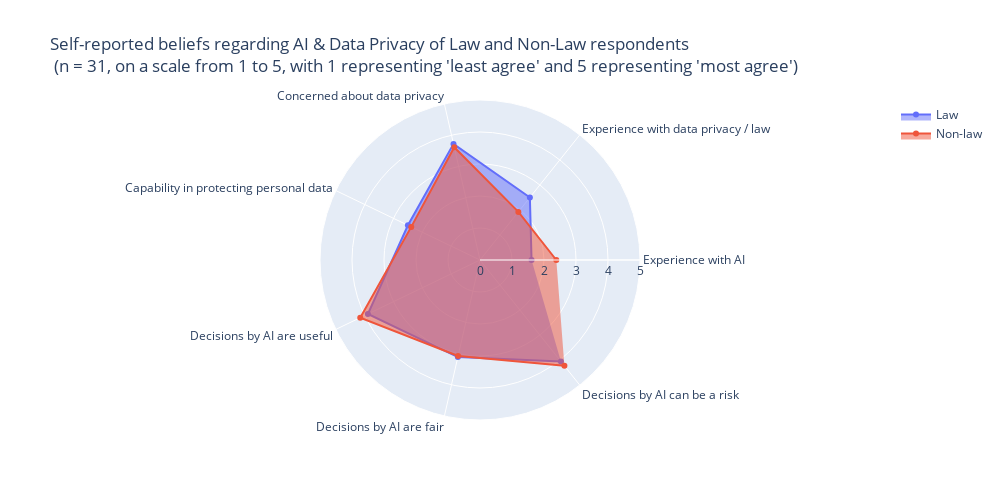

Write notebook code for a chart like this one.
### Code cell
plot_2_radar_charts(mean_demographic_law, mean_demographic_nonlaw, "Law", "Non-law", feature_names_demographic, [0, 5], title = "Self-reported beliefs regarding AI & Data Privacy of Law and Non-Law respondents <br> (n = 31, on a scale from 1 to 5, with 1 representing 'least agree' and 5 representing 'most agree')")

### Figure 1 — Plotly figure (JSON) as saved in the notebook; plotly's stock layout.template omitted (floating-point values rounded to 4 significant figures)
{"data": [{"fill": "toself", "name": "Law", "r": [1.611, 2.5, 3.722, 2.5, 3.889, 3.111, 4.056], "theta": ["Experience with AI", "Experience with data privacy / law", "Concerned about data privacy", "Capability in protecting personal data", "Decisions by AI are useful", "Decisions by AI are fair", "Decisions by AI can be a risk"], "type": "scatterpolar"}, {"fill": "toself", "name": "Non-law", "r": [2.385, 1.923, 3.615, 2.385, 4.154, 3.077, 4.231], "theta": ["Experience with AI", "Experience with data privacy / law", "Concerned about data privacy", "Capability in protecting personal data", "Decisions by AI are useful", "Decisions by AI are fair", "Decisions by AI can be a risk"], "type": "scatterpolar"}], "layout": {"height": 500, "polar": {"radialaxis": {"range": [0, 5], "visible": true}}, "showlegend": true, "title": {"text": "Self-reported beliefs regarding AI & Data Privacy of Law and Non-Law respondents <br> (n = 31, on a scale from 1 to 5, with 1 representing 'least agree' and 5 representing 'most agree')"}, "width": 1000}}
